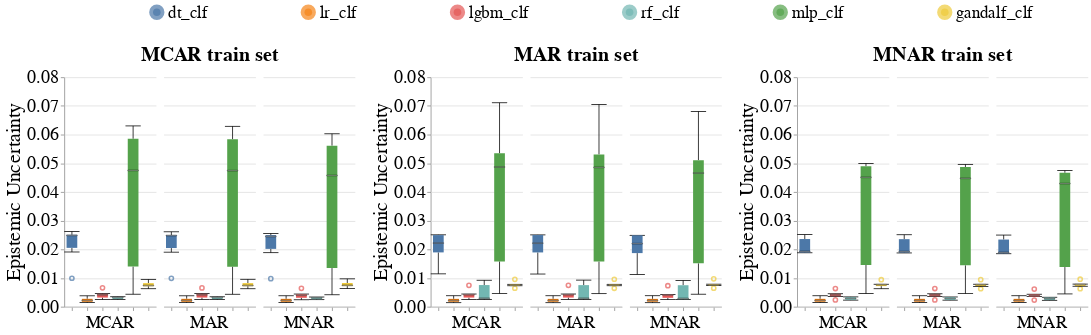

Source (notebook cell):
### Code cell
create_box_plots_for_diff_models(dataset_name=DATASET_NAME,
                                 null_imputer_name=ErrorRepairMethod.datawig.value,
                                 metric_name='Epistemic_Uncertainty',
                                 db_client=db_client)
